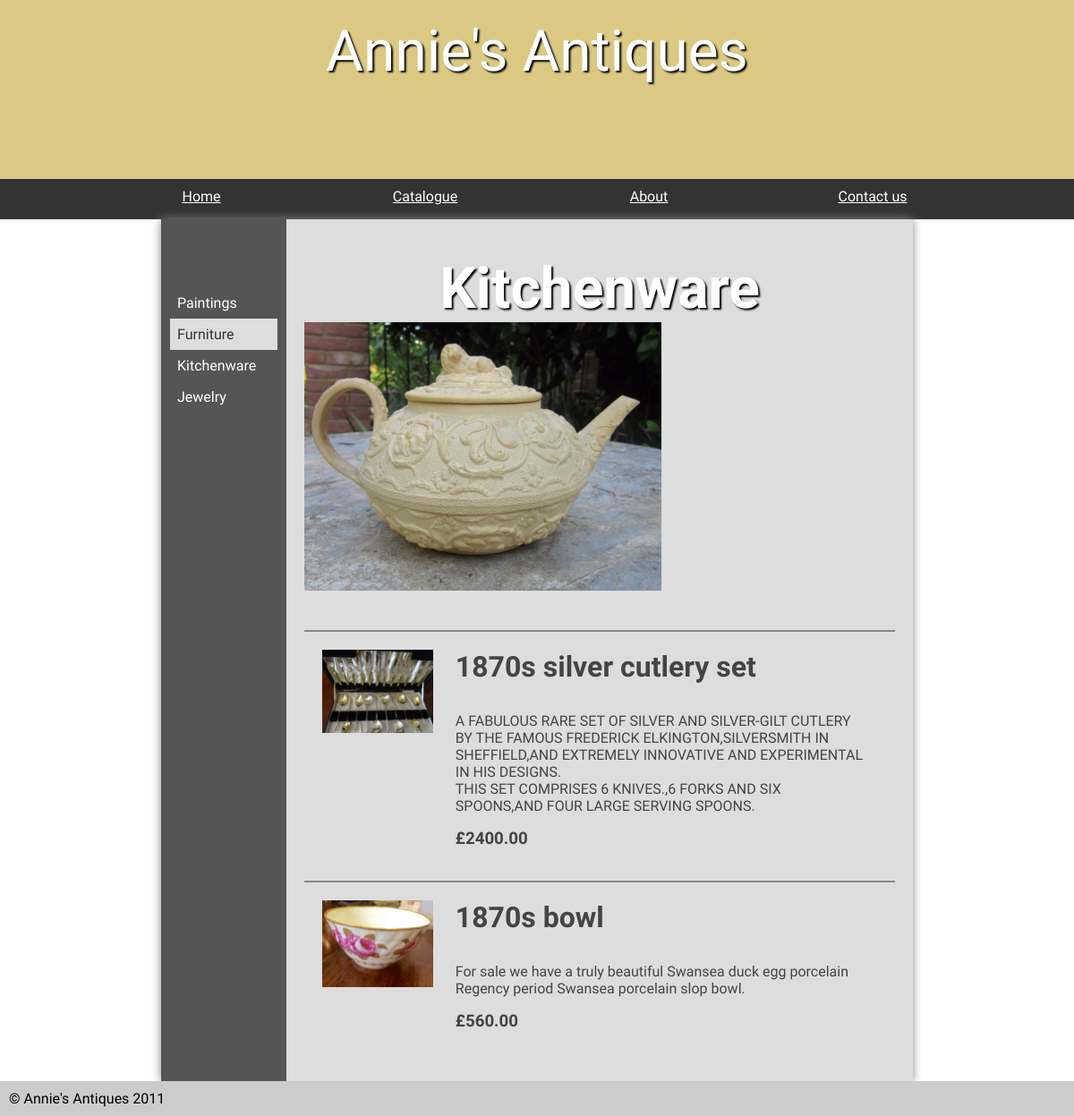
/kitchenware.php, run on the app's committed database.
### tables this page shows
CREATE TABLE `stock` (
  `id` int(11) NOT NULL AUTO_INCREMENT,
  `title` varchar(45) DEFAULT NULL,
  `description` varchar(1000) DEFAULT NULL,
  `price` decimal(8,2) DEFAULT NULL,
  `categoryId` int(11) DEFAULT NULL,
  PRIMARY KEY (`id`)
);

### public_html/kitchenware.php (the view, shortened to what this page needs)
<!DOCTYPE html>
<html>
	<head>
		<link rel="stylesheet" href="styles.css"/>
	</head>
	<body>
	<header>
		<section>
			<h1>Annie's Antiques</h1>
		</section>
	</header>
	<nav>
		<ul>
			<li><a href="/">Home</a></li>
			<li><a href="stock.php">Catalogue</a></li>
			<li><a href="about.html">About</a></li>
			<li><a href="contact.php">Contact us</a></li>
		</ul>
	</nav>
	<main class="stock">
		<ul class="categories">
			<li><a href="paintings.php">Paintings</a></li>
			<li class="current"><a href="furniture.php">Furniture</a></li>
			<li><a href="kitchenware.php">Kitchenware</a></li>
			<li><a  href="jewelry.php">Jewelry</a></li>
		</ul>
		<div class="products">
		<h1>Kitchenware</h1>
		<img src="images/kitchenware.jpg" alt="Kitchenware" />
<?php
$pdo = new PDO('mysql:dbname=antiques;host=127.0.0.1', 'student', 'student');
$products = $pdo->query('SELECT * FROM stock WHERE categoryId = 3');
echo '<ul>';
foreach ($products as $product) {
	echo '<li>';
	if (is_file('./productimages/' . $product['id'] . '.jpg')) {
		echo '<img alt="' . $product['title'] . '" src="productimages/' . $product['id'] . '.jpg" />';
	}
	else {
		echo '<div class="noimage"></div>';
	}
	echo '<div class="info"><h2>' . $product['title'] . '</h2>';
	echo '<p>' . nl2br($product['description']) . '</p>';
	echo '<h3>£' . $product['price'] . '</h3></div>';
}
echo '</ul>';
?>
		</div>
	</main>
	<footer>
		&copy; Annie's Antiques 2011
	</footer>
</body>
</html>

### public_html/styles.css (style rules this page uses)
* { margin: 0; padding: 0; }
html { font-family: 'Oxygen', verdana, sans-serif; }
body { background-color: #fff; }
header { background-color: #dbc983 ; color: white; height: 200px; }
nav { width: 100%; background-color: #333; overflow: auto; }
nav ul { width: 1000px; margin: auto; display: block; list-style-type: none; }
nav ul li { width: 25%; float: left; overflow: auto; text-align: center; }
nav a { color: white; padding-top: 10px; display: block; }
header section { display: block; font-family: 'Condiment'; }
header h1 { font-weight: normal; }
h1 { font-family: 'Condiment'; }
h1 { font-size:4em; color: white; text-align: center; padding-top: 20px; text-shadow: 2px 2px 2px #000; }
main { min-height: 70vh; background-color: #ddd; width: 70vw; display: block; margin: auto; box-shadow: 0px 0px 10px #888; color:#444; }
main h2 { font-size:2em; }
p, li, h2 { margin-bottom: 1em; }
footer { background-color: #ccc; padding: 10px; }
.stock, .admin { display: table; }
.stock > ul, .admin .left { width: 10vw; list-style-type: none; display: table-cell; padding: 10px; background-color: #555; margin: 0; }
.stock .products, .admin .right { display: table-cell; padding: 20px; }
.stock > ul a, .admin .left a { color: white; text-decoration: none; }
.products ul { margin-top: 40px; list-style-type: none; }
.products li { border-top: 2px solid #888; padding: 20px; overflow: auto; }
.products li .noimage, .products li img { width: 20%; margin-right: 4%; min-height: 50px; float: left; }
.products .info { float: left; width: 75%; }
.current { background-color: #ddd; color: #333; display: block; }
.stock > ul .current a { color: #333; }
.categories li { margin: 0; padding: 0.5em; }
.products > img { max-height: 300px; }

### data on the page
stock: shows a picture, title "1870s silver cutlery set", description "A FABULOUS RARE SET OF SILVER AND SILVER-GILT CUTLERY BY THE FAMOUS FREDERICK ELKINGTON,SILVERSMITH IN SHEFFIELD,AND EXTREMELY INNOVATIVE AND EXPERIMENTAL IN HIS DESIGNS. THIS SET COMPRISES 6 KNIVES.,6 FORKS AND SIX SPOONS,AND FOUR LARGE SERVING SPOONS.", price "2400.00"
stock: shows a picture, title "1870s bowl", description "For sale we have a truly beautiful Swansea duck egg porcelain Regency period Swansea porcelain slop bowl.", price "560.00"
